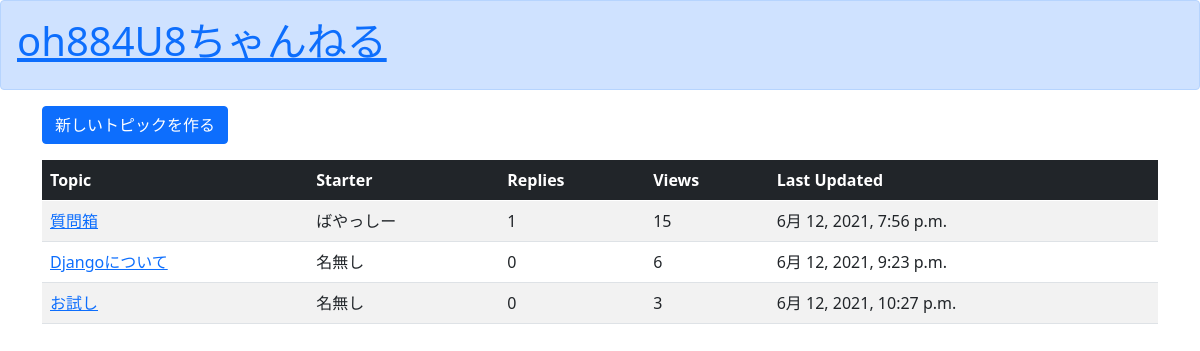
/list/, run on an earlier commit of the app's database.
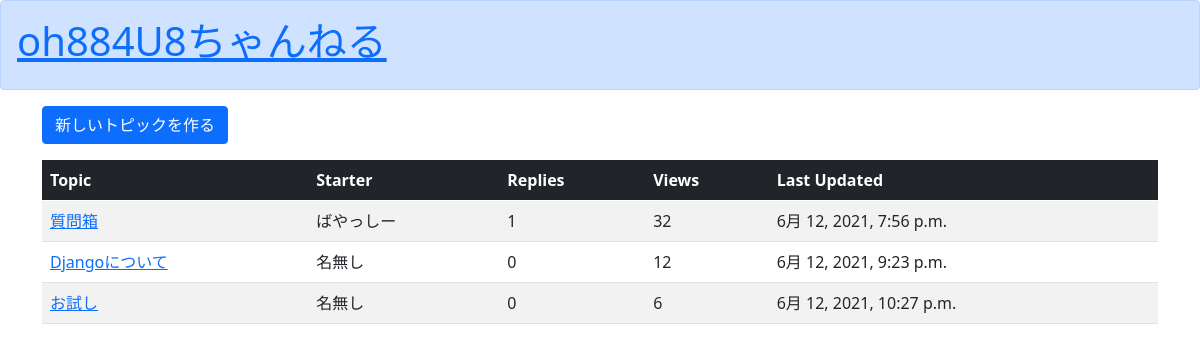
And on a later commit of the database.
### boardapp/models.py (models this page shows, shortened)
class BoardModel(models.Model):
    topic = models.CharField(max_length=30)
    starter = models.CharField(max_length=10, default="名無し")
    replies = models.PositiveIntegerField(default=0)
    views = models.PositiveIntegerField(default=0)
    last_updated = models.DateTimeField(default=timezone.now)
    description = models.TextField()

### boardapp/views.py (the view)
# urls.py: path('list/', listfunc, name='list'),
def listfunc(request):
    object_list = BoardModel.objects.all()
    return render(request, 'list.html', {'object_list':object_list})

### templates/list.html
{% extends 'base.html' %}
{% block content %}
<div class="container">
  <p><a href="{% url 'topiccreate' %}" class="btn btn-primary" tabindex="-1" role="button" aria-disabled="true">新しいトピックを作る</a></p>
  <table class="table table-striped table-hover">
    <thead class="table-dark">
      <tr>
        <th>Topic</th>
        <th>Starter</th>
        <th>Replies</th>
        <th>Views</th>
        <th>Last Updated</th>
      </tr>
    </thead>
    <tbody>
      {% for item in object_list %}
        <tr>
          <td><a href="{% url 'detail' item.pk %}">{{ item.topic }}</a></td>
          <td>{{ item.starter }}</td>
          <td>{{ item.replies }}</td>
          <td>{{ item.views }}</td>
          <td>{{ item.last_updated }}</td>
        </tr>
      {% endfor %}
    </tbody>
  </table>
</div>
{% endblock content %}

What changed in the data, as far as the page shows it:
changed BoardModel "質問箱": views "15" → "32"
changed BoardModel "Djangoについて": views "6" → "12"
changed BoardModel "お試し": views "3" → "6"
